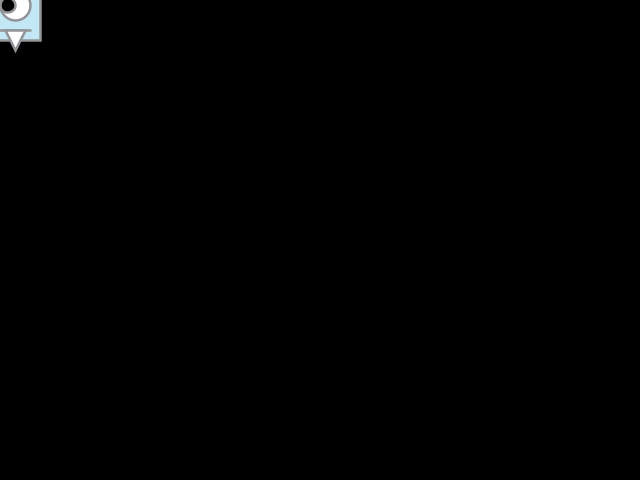
Frame 1 (no input)
Frame 60 (the mouse pressed at the canvas centre just before this capture): identical to frame 1, image omitted
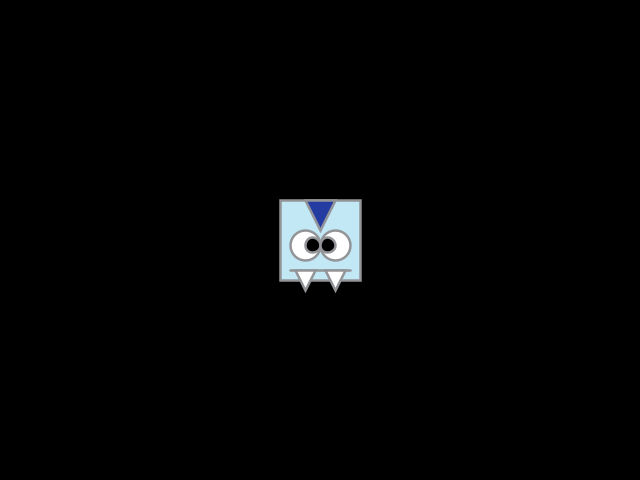
Frame 120 (the mouse held since frame 60 and released just before this capture)

The Processing sketch that drew these frames (run headless with seeded random() and noise(); from frame 60 on, the mouse is pressed at the canvas centre):

// Processing sketch: processing_49092
// ── processing_49092.pde

void setup () {
  size(640,480);
   frameRate(30);
}
 
void draw() {
  background(0);
  smooth();
  
strokeWeight(2.5);
stroke(146, 148, 151);

//Vampire Face
fill(194,231,245);
rectMode(CENTER);
rect(mouseX, mouseY,80,80);

//Eyes outside
fill(255);
ellipse(mouseX-15, mouseY+5, 30,30);
ellipse(mouseX+15, mouseY+5, 30,30);

//Eyes inside
fill(0);
ellipse(mouseX-7.5, mouseY+5, 15,15);
ellipse(mouseX+7.5, mouseY+5, 15,15);

//mouth
line(mouseX-30, mouseY+30, mouseX+30, mouseY+30);

//fangs
fill(255);
triangle(mouseX-25, mouseY+30, mouseX-5, mouseY+30, mouseX-15, mouseY+50);
triangle(mouseX+25, mouseY+30, mouseX+5, mouseY+30, mouseX+15, mouseY+50);

//hair
fill(36,59,161);
triangle(mouseX-15,mouseY-40,mouseX+15,mouseY-40,mouseX,mouseY-10);

}

void mouseDragged()  {
   //Vampire Face
fill(mouseX,mouseY*2,mouseX*.5);
rectMode(CENTER);
rect(mouseX, mouseY,80,80);

//Eyes outside
strokeWeight(4);
line(mouseX-25, mouseY, mouseX-5, mouseY );
line(mouseX+5, mouseY, mouseX+25, mouseY );

//mouth
line(mouseX-30, mouseY+30, mouseX+30, mouseY+30);

//fangs
fill(255);
triangle(mouseX-25, mouseY+30, mouseX-5, mouseY+30, mouseX-15, mouseY+50);
triangle(mouseX+25, mouseY+30, mouseX+5, mouseY+30, mouseX+15, mouseY+50);

//hair
fill(36,59,161);
triangle(mouseX-15,mouseY-40,mouseX+15,mouseY-40,mouseX,mouseY-10);
}
